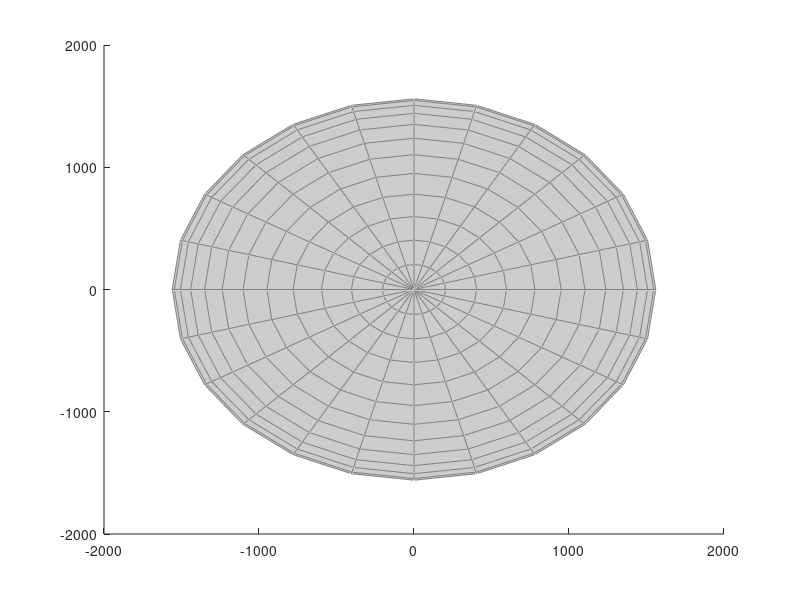

Write MATLAB code to recreate this figure. (Note: this script raises an error after producing the figure.)
%% visualizing btotal(t)

clear
% define constants

r_m = 1560; % Europa radius (km)
B_prim = 250; % approximate background field amplitude nT
A = 0.95; % amplitude response factor
phi = 0.14; % phase lag in radians (around 8 deg)
synodic_period = 11.23 * 3600; % 11.23 hr period
omega = 2*pi / (synodic_period); % synodic freq. (rad/sec), 


% inducing field direction
e0x = [1;0;0];
e0y = [0;1;0];

%%%%%%%%%%%%%%%%%%%%%%%%%%%%%%%%%%%%%%%%%%%%%%%%%%%%%%%%%%%%%%%%%%%%%%%%%%%%%%%%%%%%%%%%%%%%%%


% create spatial grid 
grid_limit = 7 * r_m; % view up to 7 planetary radii out 
[X,Y,Z] = meshgrid(linspace(-grid_limit, grid_limit, 60), ...
    linspace(-grid_limit,grid_limit, 60), ...
    linspace(-grid_limit, grid_limit, 60));

% set up animation time array (60 steps over one full period)
num_frames = 60;
time_steps = linspace(0, synodic_period, num_frames);

% create figure once outside the loop
fig = figure('Color', 'b');
set(gcf, 'Position', [100, 100, 800, 600]);


%%%%%%%%%%%%%%%%%%%%%%%%%%%%%%%%%%%%%%%%%%%%%%%%%%%%%%%%%%%%%%%%%%%%%%%%%%%%%%%%%%%%%%%%%%%%%%

% animation loop 
for t = time_steps

    % compute secondary field components (bx,by,bz) at every point 
    % initialize arrays to hold magnetic field vector components
    Bx_spatial = zeros(size(X));
    By_spatial = zeros(size(X));
    Bz_spatial = zeros(size(X));
    
    % loop through each grid point to calculate the spatial part of eqn (3)
    for i = 1:numel(X)

        % define position vector r from center of moon
        r_vec = [X(i); Y(i); Z(i)];
        r = norm(r_vec);

        % mask field inside the moon to avoid division by 0
        if r < r_m
            continue;
        end


        % X EQUATION
        % calculate dot prod (r . e0x)
        r_dot_e0x = dot(r_vec, e0x);

        % evaluate spatial vector bracket: 3*(r . e0)*r - (r^2)*e0
        spatial_bracketx = 3 * r_dot_e0x * r_vec - (r^2) * e0x;

        % compute spatial coefficient: - (A * B_prim * r_m^3) / (2 * r^5)
        coefx = - (A * B_prim * r_m^3) * (cos (omega * t - phi)) / (2 *r^5);


        % Y EQUATION
        % calculate dot prod (r . e0y)
        r_dot_e0y = dot(r_vec, e0y);

        % evaluate spatial vector bracket: 3*(r . e0)*r - (r^2)*e0
        spatial_brackety = 3 * r_dot_e0y * r_vec - (r^2) * e0y;

        % compute spatial coefficient: - (A * B_prim * r_m^3) / (2 * r^5)
        coefy = - (A * B_prim * r_m^3) * (sin (omega * t - phi)) / (2 *r^5);


      



        % store vector components
        Bprim_vector = [B_prim * cos(omega * t); B_prim * sin(omega * t); 0];
        B_vector = (coefx * spatial_bracketx) + (coefy * spatial_brackety) + Bprim_vector;
        Bx_spatial(i) = B_vector(1);
        By_spatial(i) = B_vector(2);
        Bz_spatial(i) = B_vector(3);    

    end

    
    Bx = Bx_spatial;
    By = By_spatial;
    Bz = Bz_spatial;

   %%%%%%%%%%%%%%%%%%%%%%%%%%%%%%%%%%%%%%%%%%%%%%%%%%%%%%%%%%%%%%%%%%%%%%%%%%%%%%%%%%%%%%%%%%%%%%


    clf; % clear figure window so frames don't overlap



    hold on;


    % draw Europa as 3d sphere
    [sx, sy, sz] = sphere(24);
    mesh(sx*r_m, sy*r_m, sz*r_m, 'FaceColor', [0.8 0.8 0.8], 'EdgeColor',[0.5 0.5 0.5]);
    alpha(0.4);

    % set seeds (dynamic)
    % find the current primary angle of the dipole field in x-y plane
    dipole_angle = atan2(sin(omega * t - phi), cos(omega * t - phi));

    % base ring template (orthogonal to dipole axis)
    theta = linspace(0, 2*pi, 16);
    seed_radius = 1.05 * r_m;

    % generate ring points centered around origin 
    % construct them relative to dipole axis
    local_long = seed_radius * 0.85;
    local_r = seed_radius * 0.5;

    % positive pole ring template
    x1_temp = ones(size(theta)) * local_long;
    y1_temp = local_r * cos(theta);
    z1 = local_r * sin(theta);

    % rotate template coordinated by dipole's current orientation angle
    seed_X1 = x1_temp * cos(dipole_angle) - y1_temp * sin(dipole_angle);
    seed_Y1 = x1_temp * sin(dipole_angle) + y1_temp * cos(dipole_angle);

    % negative pole ring template
    x2_temp = ones(size(theta)) * -local_long;
    y2_temp = local_r * cos(theta);
    z2 = local_r * sin(theta);

    seed_X2 = x2_temp * cos(dipole_angle) - y2_temp * sin(dipole_angle);
    seed_Y2 = x2_temp * sin(dipole_angle) + y2_temp * cos(dipole_angle);


    % combine everything into the master seed list
    seed_X = [seed_X1, seed_X2];
    seed_Y = [seed_Y1, seed_Y2];
    seed_Z = [z1, z2];

    % plot mag field vectors

    % calculate total magnetic field magnitude at every grid point
    B_mag = sqrt(Bx.^2 + By.^2 + Bz.^2);

    % get raw spatial vertices of the streamlines
    verts1 = stream3(X, Y, Z, Bx, By, Bz, seed_X(:), seed_Y(:), seed_Z(:));
    verts2 = stream3(X, Y, Z, -Bx, -By, -Bz, seed_X(:), seed_Y(:), seed_Z(:));
    all_verts = [verts1; verts2];

    % loop through each streamline and plot as colored patch
    for k = 1:numel(all_verts)
        v = all_verts{k};
        if isempty(v), continue; end

        % interpolate the field strength at each vertex along specific line
        line_colors = interp3(X, Y, Z, B_mag, v(:,1), v(:,2), v(:,3));

        % create multicolored line using patch
        patch('XData', v(:,1), 'YData', v(:,2), 'ZData', v(:,3), ...
            'FaceColor', 'none', 'EdgeColor', 'interp', ...
            'CData', line_colors, 'LineWidth', 1.5);

    end

    % apply colormap and colorbar scaling
    colormap(jet); % 'jet' or 'turbo' goes from blue (low) to red (high)
    c = colorbar;
    ylabel(c, 'Field Strength (nT)', 'FontSize', 11);

    % set color limits: because B drops off like 1/r^5, capping the max color 
    % at 1.3 * B_prim keeps the external fields from looking completely blue
    clim([0, B_prim * 1.3]);



%%%%%%%%%%%%%%%%%%%%%%%%%%%%%%%%%%%%%%%%%%%%%%%%%%%%%%%%%%%%%%%%%%%%%%%%%%%%%%%%%%%%%%%%%%%%%%


    % grid formatting
    axis equal; 
    xlim([-grid_limit, grid_limit]);
    ylim([-grid_limit, grid_limit]);
    zlim([-grid_limit, grid_limit]);
    xlabel('x position (km)', 'FontSize', 11);
    ylabel('y position (km)', 'FontSize', 11);
    zlabel('z position (km)', 'FontSize', 11);

    % display current time in hours on the title
    title(sprintf('B-total @ t = %.2f hours', t/3600), 'FontSize', 12);
    grid on;
    box on;

    xlim([-4875 4832])
    ylim([-4835 4872])
    zlim([-4853 4853])


    view([-270 90])

    


    drawnow; % force matlab to draw graphics pipeline immediately
    pause(0.05); % execution speed

end
